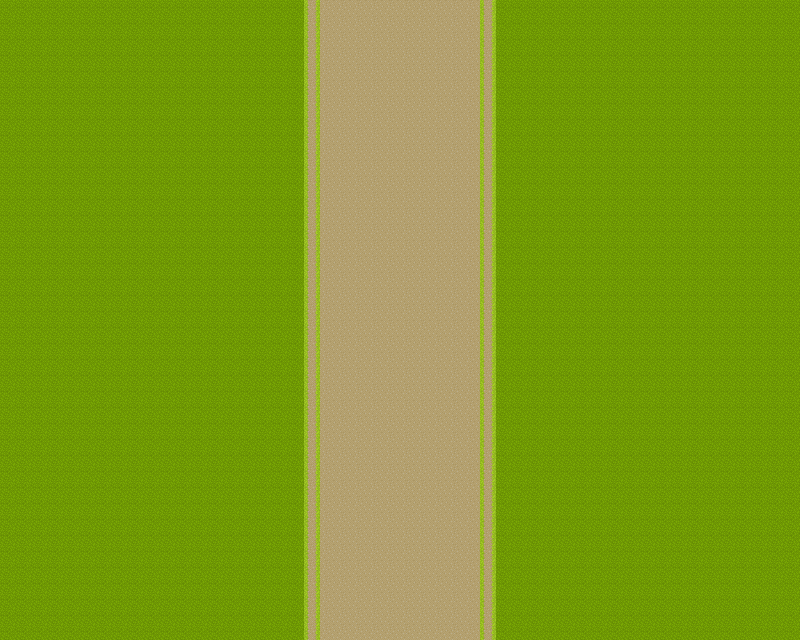

A level layout from a 2D game, rendered from its tile map. Below: a short description, then the map file with its tile-grid data intact:
An orthogonal 50x40 tile map with 16x16 px tiles, 1 tile layer (タイルレイヤー1), 2 tilesets.

<map version="1.5" tiledversion="1.7.0" orientation="orthogonal" renderorder="right-down" width="50" height="40" tilewidth="16" tileheight="16" infinite="0" nextlayerid="2" nextobjectid="1">
 <editorsettings>
  <export target="tyutorial_test..csv" format="csv" />
 </editorsettings>
 <tileset firstgid="1" source="../world_tile_data/kusa1-kusa2.tsx" />
 <tileset firstgid="6" source="../world_tile_data/kusa1-tuti2.tsx" />
 <layer id="1" name="タイルレイヤー1" width="50" height="40">
  <data encoding="csv">
5,5,5,5,5,5,5,5,5,5,5,5,5,5,5,5,5,5,5,7,10,10,10,10,10,10,10,10,10,10,7,5,5,5,5,5,5,5,5,5,5,5,5,5,5,5,5,5,5,5,
5,5,5,5,5,5,5,5,5,5,5,5,5,5,5,5,5,5,5,7,10,10,10,10,10,10,10,10,10,10,7,5,5,5,5,5,5,5,5,5,5,5,5,5,5,5,5,5,5,5,
5,5,5,5,5,5,5,5,5,5,5,5,5,5,5,5,5,5,5,7,10,10,10,10,10,10,10,10,10,10,7,5,5,5,5,5,5,5,5,5,5,5,5,5,5,5,5,5,5,5,
5,5,5,5,5,5,5,5,5,5,5,5,5,5,5,5,5,5,5,7,10,10,10,10,10,10,10,10,10,10,7,5,5,5,5,5,5,5,5,5,5,5,5,5,5,5,5,5,5,5,
5,5,5,5,5,5,5,5,5,5,5,5,5,5,5,5,5,5,5,7,10,10,10,10,10,10,10,10,10,10,7,5,5,5,5,5,5,5,5,5,5,5,5,5,5,5,5,5,5,5,
5,5,5,5,5,5,5,5,5,5,5,5,5,5,5,5,5,5,5,7,10,10,10,10,10,10,10,10,10,10,7,5,5,5,5,5,5,5,5,5,5,5,5,5,5,5,5,5,5,5,
5,5,5,5,5,5,5,5,5,5,5,5,5,5,5,5,5,5,5,7,10,10,10,10,10,10,10,10,10,10,7,5,5,5,5,5,5,5,5,5,5,5,5,5,5,5,5,5,5,5,
5,5,5,5,5,5,5,5,5,5,5,5,5,5,5,5,5,5,5,7,10,10,10,10,10,10,10,10,10,10,7,5,5,5,5,5,5,5,5,5,5,5,5,5,5,5,5,5,5,5,
5,5,5,5,5,5,5,5,5,5,5,5,5,5,5,5,5,5,5,7,10,10,10,10,10,10,10,10,10,10,7,5,5,5,5,5,5,5,5,5,5,5,5,5,5,5,5,5,5,5,
5,5,5,5,5,5,5,5,5,5,5,5,5,5,5,5,5,5,5,7,10,10,10,10,10,10,10,10,10,10,7,5,5,5,5,5,5,5,5,5,5,5,5,5,5,5,5,5,5,5,
5,5,5,5,5,5,5,5,5,5,5,5,5,5,5,5,5,5,5,7,10,10,10,10,10,10,10,10,10,10,7,5,5,5,5,5,5,5,5,5,5,5,5,5,5,5,5,5,5,5,
5,5,5,5,5,5,5,5,5,5,5,5,5,5,5,5,5,5,5,7,10,10,10,10,10,10,10,10,10,10,7,5,5,5,5,5,5,5,5,5,5,5,5,5,5,5,5,5,5,5,
5,5,5,5,5,5,5,5,5,5,5,5,5,5,5,5,5,5,5,7,10,10,10,10,10,10,10,10,10,10,7,5,5,5,5,5,5,5,5,5,5,5,5,5,5,5,5,5,5,5,
5,5,5,5,5,5,5,5,5,5,5,5,5,5,5,5,5,5,5,7,10,10,10,10,10,10,10,10,10,10,7,5,5,5,5,5,5,5,5,5,5,5,5,5,5,5,5,5,5,5,
5,5,5,5,5,5,5,5,5,5,5,5,5,5,5,5,5,5,5,7,10,10,10,10,10,10,10,10,10,10,7,5,5,5,5,5,5,5,5,5,5,5,5,5,5,5,5,5,5,5,
5,5,5,5,5,5,5,5,5,5,5,5,5,5,5,5,5,5,5,7,10,10,10,10,10,10,10,10,10,10,7,5,5,5,5,5,5,5,5,5,5,5,5,5,5,5,5,5,5,5,
5,5,5,5,5,5,5,5,5,5,5,5,5,5,5,5,5,5,5,7,10,10,10,10,10,10,10,10,10,10,7,5,5,5,5,5,5,5,5,5,5,5,5,5,5,5,5,5,5,5,
5,5,5,5,5,5,5,5,5,5,5,5,5,5,5,5,5,5,5,7,10,10,10,10,10,10,10,10,10,10,7,5,5,5,5,5,5,5,5,5,5,5,5,5,5,5,5,5,5,5,
5,5,5,5,5,5,5,5,5,5,5,5,5,5,5,5,5,5,5,7,10,10,10,10,10,10,10,10,10,10,7,5,5,5,5,5,5,5,5,5,5,5,5,5,5,5,5,5,5,5,
5,5,5,5,5,5,5,5,5,5,5,5,5,5,5,5,5,5,5,7,10,10,10,10,10,10,10,10,10,10,7,5,5,5,5,5,5,5,5,5,5,5,5,5,5,5,5,5,5,5,
5,5,5,5,5,5,5,5,5,5,5,5,5,5,5,5,5,5,5,7,10,10,10,10,10,10,10,10,10,10,7,5,5,5,5,5,5,5,5,5,5,5,5,5,5,5,5,5,5,5,
5,5,5,5,5,5,5,5,5,5,5,5,5,5,5,5,5,5,5,7,10,10,10,10,10,10,10,10,10,10,7,5,5,5,5,5,5,5,5,5,5,5,5,5,5,5,5,5,5,5,
5,5,5,5,5,5,5,5,5,5,5,5,5,5,5,5,5,5,5,7,10,10,10,10,10,10,10,10,10,10,7,5,5,5,5,5,5,5,5,5,5,5,5,5,5,5,5,5,5,5,
5,5,5,5,5,5,5,5,5,5,5,5,5,5,5,5,5,5,5,7,10,10,10,10,10,10,10,10,10,10,7,5,5,5,5,5,5,5,5,5,5,5,5,5,5,5,5,5,5,5,
5,5,5,5,5,5,5,5,5,5,5,5,5,5,5,5,5,5,5,7,10,10,10,10,10,10,10,10,10,10,7,5,5,5,5,5,5,5,5,5,5,5,5,5,5,5,5,5,5,5,
5,5,5,5,5,5,5,5,5,5,5,5,5,5,5,5,5,5,5,7,10,10,10,10,10,10,10,10,10,10,7,5,5,5,5,5,5,5,5,5,5,5,5,5,5,5,5,5,5,5,
5,5,5,5,5,5,5,5,5,5,5,5,5,5,5,5,5,5,5,7,10,10,10,10,10,10,10,10,10,10,7,5,5,5,5,5,5,5,5,5,5,5,5,5,5,5,5,5,5,5,
5,5,5,5,5,5,5,5,5,5,5,5,5,5,5,5,5,5,5,7,10,10,10,10,10,10,10,10,10,10,7,5,5,5,5,5,5,5,5,5,5,5,5,5,5,5,5,5,5,5,
5,5,5,5,5,5,5,5,5,5,5,5,5,5,5,5,5,5,5,7,10,10,10,10,10,10,10,10,10,10,7,5,5,5,5,5,5,5,5,5,5,5,5,5,5,5,5,5,5,5,
5,5,5,5,5,5,5,5,5,5,5,5,5,5,5,5,5,5,5,7,10,10,10,10,10,10,10,10,10,10,7,5,5,5,5,5,5,5,5,5,5,5,5,5,5,5,5,5,5,5,
5,5,5,5,5,5,5,5,5,5,5,5,5,5,5,5,5,5,5,7,10,10,10,10,10,10,10,10,10,10,7,5,5,5,5,5,5,5,5,5,5,5,5,5,5,5,5,5,5,5,
5,5,5,5,5,5,5,5,5,5,5,5,5,5,5,5,5,5,5,7,10,10,10,10,10,10,10,10,10,10,7,5,5,5,5,5,5,5,5,5,5,5,5,5,5,5,5,5,5,5,
5,5,5,5,5,5,5,5,5,5,5,5,5,5,5,5,5,5,5,7,10,10,10,10,10,10,10,10,10,10,7,5,5,5,5,5,5,5,5,5,5,5,5,5,5,5,5,5,5,5,
5,5,5,5,5,5,5,5,5,5,5,5,5,5,5,5,5,5,5,7,10,10,10,10,10,10,10,10,10,10,7,5,5,5,5,5,5,5,5,5,5,5,5,5,5,5,5,5,5,5,
5,5,5,5,5,5,5,5,5,5,5,5,5,5,5,5,5,5,5,7,10,10,10,10,10,10,10,10,10,10,7,5,5,5,5,5,5,5,5,5,5,5,5,5,5,5,5,5,5,5,
5,5,5,5,5,5,5,5,5,5,5,5,5,5,5,5,5,5,5,7,10,10,10,10,10,10,10,10,10,10,7,5,5,5,5,5,5,5,5,5,5,5,5,5,5,5,5,5,5,5,
5,5,5,5,5,5,5,5,5,5,5,5,5,5,5,5,5,5,5,7,10,10,10,10,10,10,10,10,10,10,7,5,5,5,5,5,5,5,5,5,5,5,5,5,5,5,5,5,5,5,
5,5,5,5,5,5,5,5,5,5,5,5,5,5,5,5,5,5,5,7,10,10,10,10,10,10,10,10,10,10,7,5,5,5,5,5,5,5,5,5,5,5,5,5,5,5,5,5,5,5,
5,5,5,5,5,5,5,5,5,5,5,5,5,5,5,5,5,5,5,7,10,10,10,10,10,10,10,10,10,10,7,5,5,5,5,5,5,5,5,5,5,5,5,5,5,5,5,5,5,5,
5,5,5,5,5,5,5,5,5,5,5,5,5,5,5,5,5,5,5,7,10,10,10,10,10,10,10,10,10,10,7,5,5,5,5,5,5,5,5,5,5,5,5,5,5,5,5,5,5,5
</data>
 </layer>
</map>
